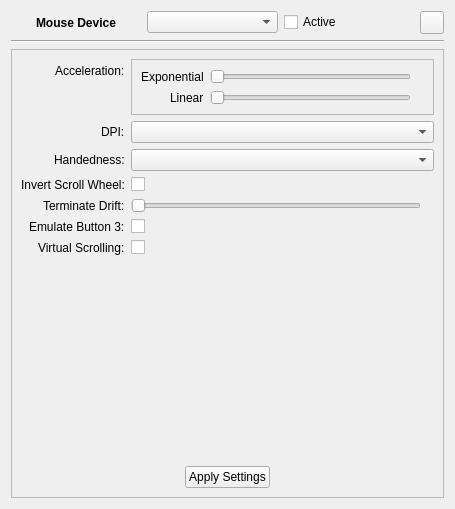
<?xml version="1.0" encoding="UTF-8"?>
<ui version="4.0">
 <class>page_moused</class>
 <widget class="QWidget" name="page_moused">
  <property name="geometry">
   <rect>
    <x>0</x>
    <y>0</y>
    <width>455</width>
    <height>509</height>
   </rect>
  </property>
  <property name="windowTitle">
   <string>Form</string>
  </property>
  <layout class="QVBoxLayout" name="verticalLayout">
   <item>
    <layout class="QHBoxLayout" name="horizontalLayout">
     <item>
      <widget class="QLabel" name="label">
       <property name="font">
        <font>
         <weight>75</weight>
         <bold>true</bold>
        </font>
       </property>
       <property name="text">
        <string>Mouse Device</string>
       </property>
       <property name="alignment">
        <set>Qt::AlignCenter</set>
       </property>
      </widget>
     </item>
     <item>
      <widget class="QComboBox" name="combo_device"/>
     </item>
     <item>
      <widget class="QCheckBox" name="check_device_active">
       <property name="text">
        <string>Active</string>
       </property>
      </widget>
     </item>
     <item>
      <widget class="QToolButton" name="tool_refresh">
       <property name="toolTip">
        <string>Refresh</string>
       </property>
       <property name="statusTip">
        <string>Refresh Device List</string>
       </property>
       <property name="text">
        <string notr="true"/>
       </property>
       <property name="icon">
        <iconset resource="../../icons/icons.qrc">
         <normaloff>:/icons/black/sync.svg</normaloff>:/icons/black/sync.svg</iconset>
       </property>
      </widget>
     </item>
    </layout>
   </item>
   <item>
    <widget class="Line" name="line">
     <property name="orientation">
      <enum>Qt::Horizontal</enum>
     </property>
    </widget>
   </item>
   <item>
    <widget class="QFrame" name="frame_settings">
     <property name="frameShape">
      <enum>QFrame::StyledPanel</enum>
     </property>
     <property name="frameShadow">
      <enum>QFrame::Raised</enum>
     </property>
     <layout class="QFormLayout" name="formLayout">
      <property name="labelAlignment">
       <set>Qt::AlignRight|Qt::AlignTop|Qt::AlignTrailing</set>
      </property>
      <item row="0" column="0">
       <widget class="QLabel" name="label_2">
        <property name="text">
         <string>Acceleration:</string>
        </property>
       </widget>
      </item>
      <item row="1" column="0">
       <widget class="QLabel" name="label_3">
        <property name="text">
         <string>DPI:</string>
        </property>
       </widget>
      </item>
      <item row="2" column="0">
       <widget class="QLabel" name="label_4">
        <property name="text">
         <string>Handedness:</string>
        </property>
       </widget>
      </item>
      <item row="1" column="1">
       <widget class="QComboBox" name="combo_resolution"/>
      </item>
      <item row="2" column="1">
       <widget class="QComboBox" name="combo_hand"/>
      </item>
      <item row="4" column="0">
       <widget class="QLabel" name="label_7">
        <property name="text">
         <string>Terminate Drift:</string>
        </property>
       </widget>
      </item>
      <item row="5" column="0">
       <widget class="QLabel" name="label_8">
        <property name="text">
         <string>Emulate Button 3:</string>
        </property>
       </widget>
      </item>
      <item row="6" column="0">
       <widget class="QLabel" name="label_9">
        <property name="text">
         <string>Virtual Scrolling:</string>
        </property>
       </widget>
      </item>
      <item row="6" column="1">
       <widget class="QCheckBox" name="check_virtual_scroll">
        <property name="text">
         <string notr="true"/>
        </property>
       </widget>
      </item>
      <item row="5" column="1">
       <widget class="QCheckBox" name="check_emulate_button_3">
        <property name="text">
         <string notr="true"/>
        </property>
       </widget>
      </item>
      <item row="4" column="1">
       <layout class="QHBoxLayout" name="horizontalLayout_4">
        <item>
         <widget class="QSlider" name="slider_drift">
          <property name="orientation">
           <enum>Qt::Horizontal</enum>
          </property>
         </widget>
        </item>
        <item>
         <widget class="QLabel" name="label_drift_val">
          <property name="text">
           <string notr="true"/>
          </property>
         </widget>
        </item>
       </layout>
      </item>
      <item row="0" column="1">
       <widget class="QFrame" name="formFrame">
        <property name="frameShape">
         <enum>QFrame::StyledPanel</enum>
        </property>
        <layout class="QFormLayout" name="formLayout_2">
         <property name="labelAlignment">
          <set>Qt::AlignRight|Qt::AlignTrailing|Qt::AlignVCenter</set>
         </property>
         <item row="0" column="0">
          <widget class="QLabel" name="label_5">
           <property name="text">
            <string>Exponential</string>
           </property>
          </widget>
         </item>
         <item row="0" column="1">
          <layout class="QHBoxLayout" name="horizontalLayout_2">
           <item>
            <widget class="QSlider" name="slider_acc_exp">
             <property name="orientation">
              <enum>Qt::Horizontal</enum>
             </property>
            </widget>
           </item>
           <item>
            <widget class="QLabel" name="label_acc_exp_val">
             <property name="text">
              <string notr="true"/>
             </property>
            </widget>
           </item>
          </layout>
         </item>
         <item row="1" column="0">
          <widget class="QLabel" name="label_6">
           <property name="text">
            <string>Linear</string>
           </property>
          </widget>
         </item>
         <item row="1" column="1">
          <layout class="QHBoxLayout" name="horizontalLayout_3">
           <item>
            <widget class="QSlider" name="slider_acc_linear">
             <property name="orientation">
              <enum>Qt::Horizontal</enum>
             </property>
            </widget>
           </item>
           <item>
            <widget class="QLabel" name="label_acc_linear_val">
             <property name="text">
              <string notr="true"/>
             </property>
            </widget>
           </item>
          </layout>
         </item>
        </layout>
       </widget>
      </item>
      <item row="7" column="1">
       <spacer name="verticalSpacer">
        <property name="orientation">
         <enum>Qt::Vertical</enum>
        </property>
        <property name="sizeHint" stdset="0">
         <size>
          <width>20</width>
          <height>40</height>
         </size>
        </property>
       </spacer>
      </item>
      <item row="8" column="0" colspan="2">
       <layout class="QHBoxLayout" name="horizontalLayout_5">
        <item>
         <spacer name="horizontalSpacer">
          <property name="orientation">
           <enum>Qt::Horizontal</enum>
          </property>
          <property name="sizeHint" stdset="0">
           <size>
            <width>40</width>
            <height>20</height>
           </size>
          </property>
         </spacer>
        </item>
        <item>
         <widget class="QPushButton" name="push_apply">
          <property name="toolTip">
           <string>Save</string>
          </property>
          <property name="statusTip">
           <string>Save Mouse Settings</string>
          </property>
          <property name="text">
           <string>Apply Settings</string>
          </property>
         </widget>
        </item>
        <item>
         <spacer name="horizontalSpacer_2">
          <property name="orientation">
           <enum>Qt::Horizontal</enum>
          </property>
          <property name="sizeHint" stdset="0">
           <size>
            <width>40</width>
            <height>20</height>
           </size>
          </property>
         </spacer>
        </item>
       </layout>
      </item>
      <item row="3" column="1">
       <widget class="QCheckBox" name="check_invert_scroll">
        <property name="text">
         <string notr="true"/>
        </property>
       </widget>
      </item>
      <item row="3" column="0">
       <widget class="QLabel" name="label_10">
        <property name="text">
         <string>Invert Scroll Wheel:</string>
        </property>
       </widget>
      </item>
     </layout>
    </widget>
   </item>
  </layout>
 </widget>
 <resources>
  <include location="../../icons/icons.qrc"/>
 </resources>
 <connections/>
</ui>
